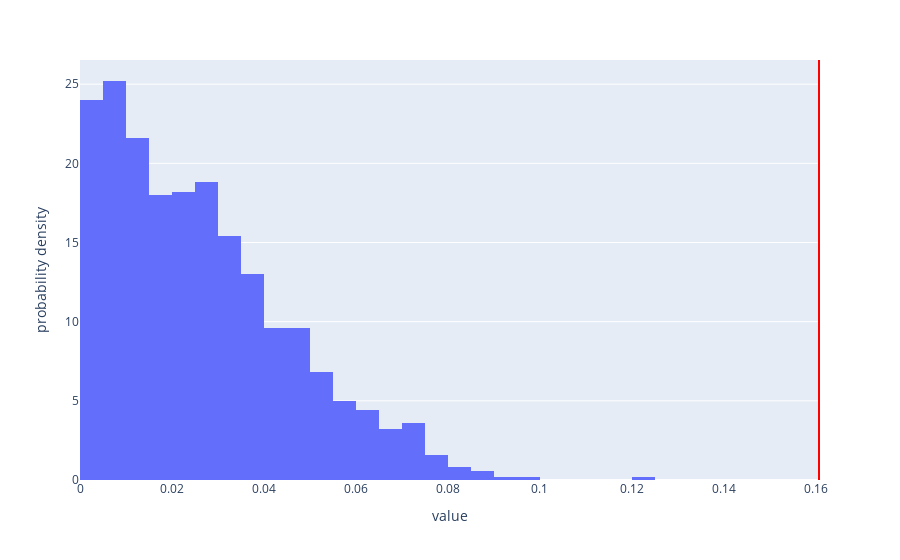

The code cell stored with this chart in its notebook:
### Code cell
fig = px.histogram(stats, histnorm='probability density')
fig.add_vline(x = observed, line_color='red')
fig.update_layout(showlegend=False)
fig.show()


# the red line is the observed statistic

### Figure 1 — Plotly figure (JSON) as saved in the notebook; plotly's stock layout.template omitted (floating-point values rounded to 4 significant figures; data arrays with more than 128 entries replaced by an {"elided": "..."} marker saying what was removed)
{"data": [{"alignmentgroup": "True", "bingroup": "x", "histnorm": "probability density", "hovertemplate": "variable=0<br>value=%{x}<br>probability density=%{y}<extra></extra>", "legendgroup": "0", "marker": {"color": "#636efa", "pattern": {"shape": ""}}, "name": "0", "offsetgroup": "0", "orientation": "v", "showlegend": true, "type": "histogram", "x": {"elided": "1000 float values"}, "xaxis": "x", "yaxis": "y"}], "layout": {"autosize": true, "barmode": "relative", "legend": {"title": {"text": "variable"}, "tracegroupgap": 0}, "margin": {"t": 60}, "shapes": [{"line": {"color": "red"}, "type": "line", "x0": 0.1607, "x1": 0.1607, "xref": "x", "y0": 0, "y1": 1, "yref": "y domain"}], "showlegend": false, "xaxis": {"anchor": "y", "autorange": true, "domain": [0, 1], "range": [4.77e-18, 0.161], "title": {"text": "value"}, "type": "linear"}, "yaxis": {"anchor": "x", "autorange": true, "domain": [0, 1], "range": [0, 26.53], "title": {"text": "probability density"}}}}
